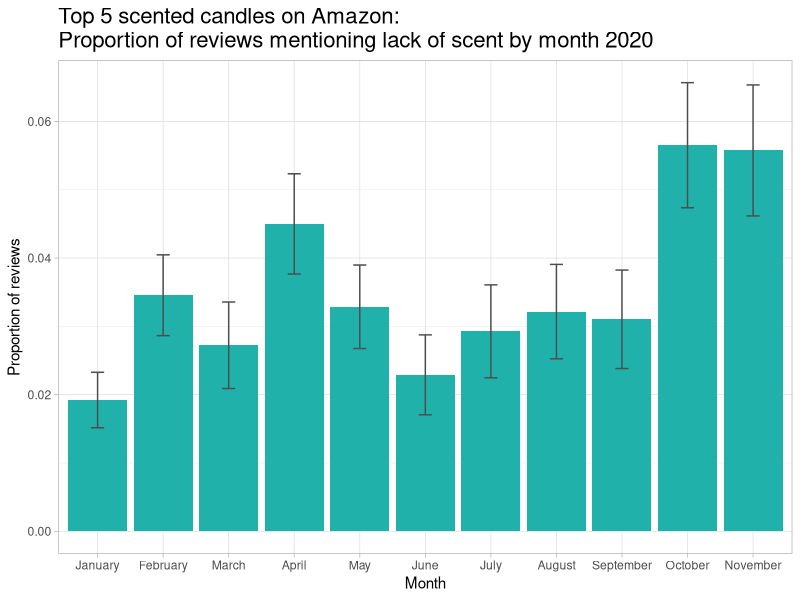

Reproduce this figure in R.
#### SETUP ####
library(readxl)
library(tidyverse)
library(dplyr)
library(ggplot2)

Scented_All <- read_excel("Scented_all.xlsx") # Note that this dataset has data on 5 candles
Unscented_All <- read_excel("Unscented_all.xlsx")

#### SCENTED CANDLES ####
s <- Scented_All %>%
  arrange(Date) %>%
  filter(Date >= "2017-01-01") %>%
  group_by(Date) %>%
  summarise(Rating=mean(Rating))

s1720 <- ggplot(s, aes(x = (as.Date(Date)), y = Rating)) +
  geom_vline(xintercept = as.numeric(as.Date("2020-01-20")), colour = "indianred1", linetype = "dashed")+
  geom_smooth(method = "loess", size = 1.5, colour = "lightseagreen", fill = "lightseagreen") +
  geom_point(alpha = 0.2, colour = "lightseagreen")+
  labs(x = "Date", y = "Average daily rating (1-5)", title = "Top 3 scented candles Amazon reviews 2017-2020")+
  theme_light()+
  theme(plot.title = element_text(size=16))+
  scale_x_date(date_labels = "%m-%Y", date_breaks = "6 month")


#### UNSCENTED CANDLES ####

us <- Unscented_All %>%
  arrange(Date) %>%
  filter(Date >= "2017-01-01") %>%
  group_by(Date) %>%
  summarise(Rating = mean(Rating))

us1720 <- ggplot(us, aes(x = (as.Date(Date)), y = Rating)) +
  geom_vline(xintercept = as.numeric(as.Date("2020-01-20")), colour = "indianred1", linetype = "dashed")+
  geom_smooth(method = "loess", size = 1.5, colour = "goldenrod3", fill = "goldenrod3") +
  geom_point(alpha = 0.2, colour = "goldenrod3")+
  labs(x = "Date", y = "Average daily rating (1-5)", title = "Top 3 unscented candles Amazon reviews 2017-2020")+
  theme_light()+
  theme(plot.title = element_text(size=16))+
  scale_x_date(date_labels = "%m-%Y", date_breaks = "6 month")


#### NO SCENT FUNCTION ####
no_scent <- function(x){
  case_when(
    str_detect(x, "[Nn]o scent") ~ "1", 
    str_detect(x, "[Nn]o smell") ~ "1",
    str_detect(x, "[Dd]oes not smell like") ~ "1",
    str_detect(x, "[Dd]oesn't smell like") ~ "1",
    str_detect(x, "[Cc]an't smell") ~ "1",
    str_detect(x, "[Cc]annot smell") ~ "1",
    str_detect(x, "[Ff]aint smell") ~ "1",
    str_detect(x, "[Ff]aint scent") ~ "1",
    str_detect(x, "[Dd]on't smell") ~ "1",
    str_detect(x, "[Ll]ike nothing") ~ "1",
    TRUE ~ x
  )
  
}

#### REVIEWS MENTIONING LACK OF SCENT 2020 ####
s5 <- Scented_All %>%
  arrange(Date) %>%
  filter(Date >= "2020-01-01") %>%
  mutate(noscent = no_scent(Review)) %>%
  mutate(noscent = ifelse(noscent != 1, 0, 1)) %>%
  mutate(month = reorder(format(Date, '%B'), Date)) %>%
  group_by(month) %>%
  add_tally() %>%
  mutate(se = (sd(noscent))/sqrt(n)) %>%
  summarise(n =n, se=se, noscent = sum(noscent)) %>%
  mutate(nsprop = noscent/n) %>%
  summarise(n=mean(n), se=mean(se), nsprop=mean(nsprop))

s5r <- ggplot(s5, aes(x=as.factor(month), y = nsprop, group = month))+
  geom_bar(stat = "identity", fill = "lightseagreen")+
  geom_errorbar(aes(ymin = (nsprop-se), ymax = (nsprop+se)), width=0.2, colour = "gray30")+
  labs(x = "Month", y = "Proportion of reviews", title = "Top 5 scented candles on Amazon: \nProportion of reviews mentioning lack of scent by month 2020")+
  theme_light()+
  theme(plot.title = element_text(size=16))
s5r

